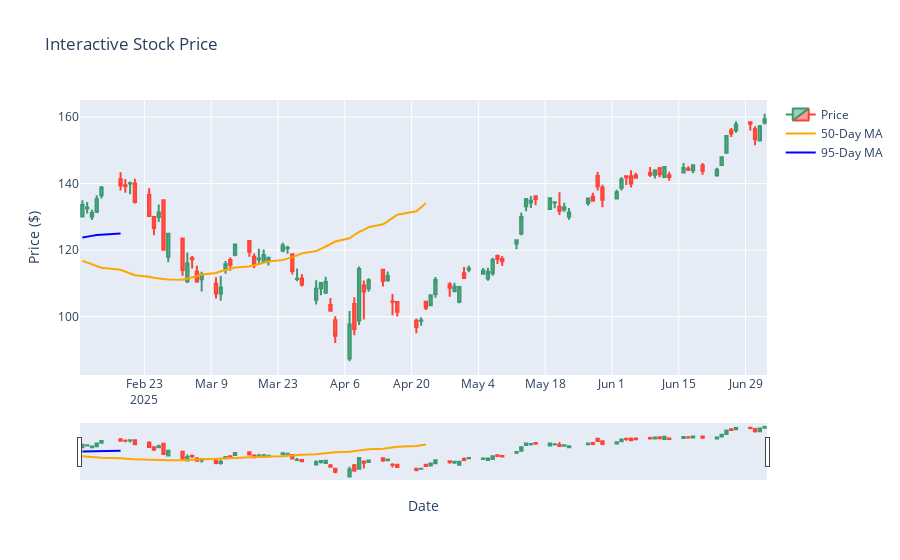

The notebook cell saved with this chart:
### Code cell
fig.add_trace(go.Scatter(x=df.index,y=df['Moving Average 50'],name='50-Day MA',line=dict(color='orange')))
fig.add_trace(go.Scatter(x=df.index,y=df['Moving Average 95'],name='95-Day MA',line=dict(color='blue'))) 


fig.update_layout(title='Interactive Stock Price',xaxis_title='Date',yaxis_title='Price ($)',hovermode='x unified')
